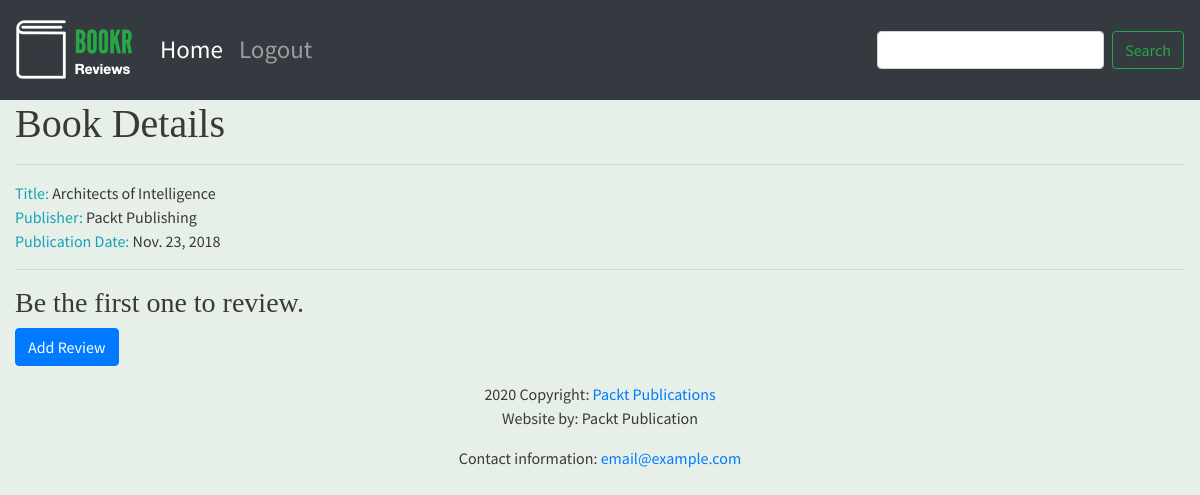
Screenshot of /book/3/ with the database file from the repository.
### reviews/models.py (models this page shows, shortened)
class Book(models.Model):
    title = models.CharField(max_length=70, help_text="The title of the book.")
    publication_date = models.DateField(verbose_name="Date the book was published.")
    isbn = models.CharField(max_length=20, verbose_name="ISBN number of the book")
    publisher = models.ForeignKey(Publisher, on_delete = models.CASCADE)
    contributors = models.ManyToManyField("Contributor", through="BookContributor")

class Publisher(models.Model):
    name = models.CharField(max_length=50, help_text="The name of the Publishers.")
    website = models.URLField(help_text="The Publisher's website.")
    email = models.EmailField(help_text="The Publisher's email address.")
    def __str__(self):
        return self.name

### reviews/views.py (the view)
# urls.py: path('book/<int:pk>/', views.book_detail, name = 'book_detail'),
def book_detail(request, pk):
    book = get_object_or_404(Book, pk=pk)
    reviews = book.review_set.all()
    if reviews:
        book_rating = average_rating([review.rating for review in reviews])
        context = {
            "book": book,
            "book_rating": book_rating,
            "reviews": reviews
        }
    else:
        context = {
            "book": book,
            "book_rating": None,
            "reviews": None
        }
    return render(request, 'reviews/book_detail.html', context)

### reviews/templates/reviews/book_detail.html (shortened to what this page needs)
{% extends 'reviews/base.html' %}
{% load static %}
{% block content %}
<h1>Book Details</h1>
<hr>
<span class="text-info">Title: </span> <span>{{ book.title }}</span>
<br>
<span class="text-info">Publisher: </span><span>{{ book.publisher }}</span>
<br>
<span class="text-info">Publication Date: </span><span>{{ book.publication_date }}</span>
<br>
{% if not reviews %}
    <hr>
    <h3>Be the first one to review.</h3>
{% endif %}
<a class="btn btn-primary" href="{% url 'review_create' book.pk %}">Add Review</a>
{% endblock %}

### static/main.css (style rules this page uses)
body { font-family: 'Source Sans Pro', sans-serif; background-color: #e6efe8; color: #393939; }
h1, h2, h3, h4, h5, h6 { font-family: 'Libre Baskerville', serif; }

### rows the page displays
Book: title "Architects of Intelligence", publisher "Packt Publishing", publication_date "Nov. 23, 2018"
